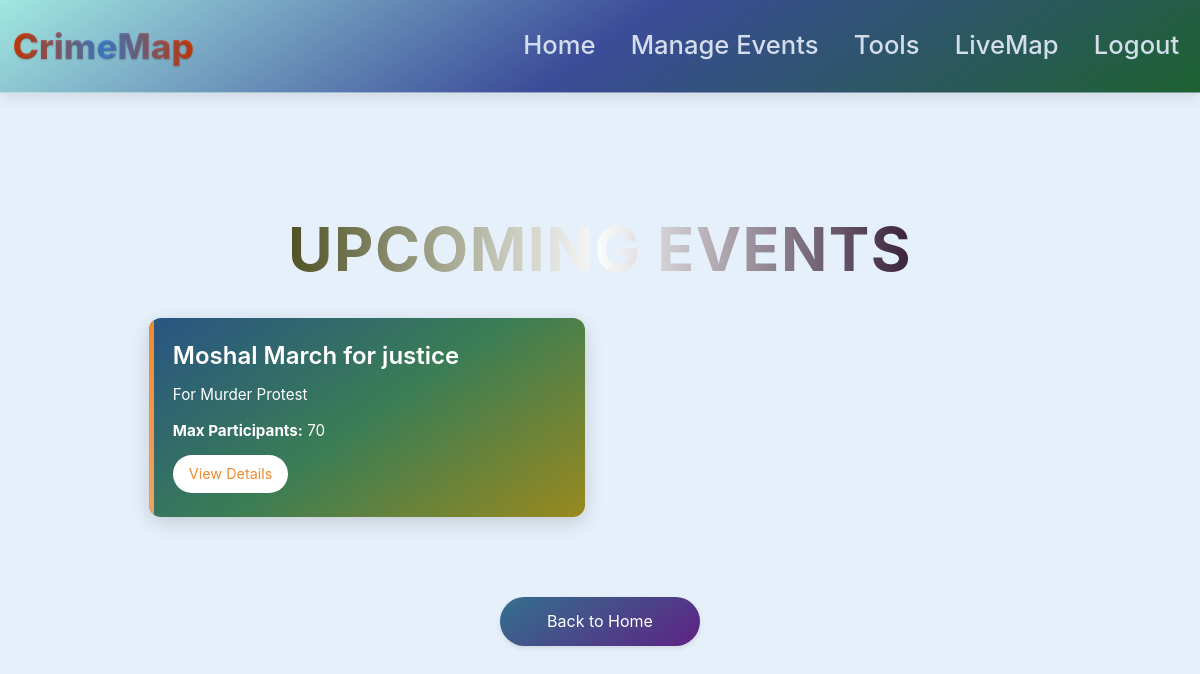
Before: /upcoming-events (signed in) with the older database file.
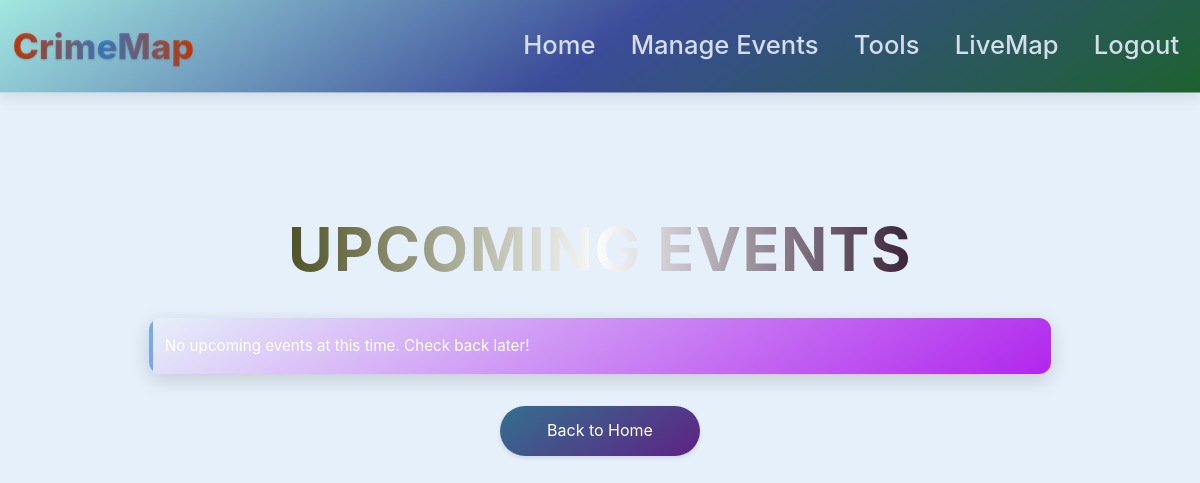
After: the same page with the newer database file.
### website/models.py (models this page shows)
class Event(db.Model):
    id = db.Column(db.Integer, primary_key=True)
    title = db.Column(db.String(150))
    description = db.Column(db.Text)
    date = db.Column(db.DateTime)
    location = db.Column(db.String(150))
    max_participants = db.Column(db.Integer)
    created_by = db.Column(db.Integer, db.ForeignKey('user.id'))
    created_by_user = db.relationship('User', foreign_keys=[created_by])
    participants = db.relationship('EventParticipant', backref='event', lazy=True)

### website/views.py (the view)
@views.route('/upcoming-events')
@login_required
def upcoming_events():
    events = Event.query.filter(Event.date > datetime.now()).all()
    if current_user.id != 1:
        for event in events:
            event.is_interested = EventParticipant.query.filter_by(
                event_id=event.id,
                user_id=current_user.id
            ).first() is not None
    return render_template('upcoming_events.html', events=events, user=current_user)

### website/__init__.py (called while the page is built)
def create_app():
    app = Flask(__name__)
    app.config['SECRET_KEY'] = 'hjshjhdjah kjshkjdhjs'
    app.config['SQLALCHEMY_DATABASE_URI'] = f'sqlite:///{DB_NAME}'
    db.init_app(app)
    from .views import views
    from .auth import auth
    from .feedbacks import feedbacks
    app.register_blueprint(views, url_prefix='/')
    app.register_blueprint(auth, url_prefix='/')
    app.register_blueprint(feedbacks, url_prefix='/feedbacks')
    from .models import User
    with app.app_context():
        db.create_all()
    login_manager = LoginManager()
    login_manager.login_view = 'auth.login'
    login_manager.init_app(app)
    @login_manager.user_loader
    def load_user(id):
        return User.query.get(int(id))
    return app

### website/views.py (called while the page is built)
@views.context_processor
def inject_upcoming_events():
    upcoming_events = Event.query.filter(Event.date > datetime.now()).count()
    return {'upcoming_events': upcoming_events}

### website/templates/upcoming_events.html (shortened to what this page needs)
{% extends "base.html" %}
{% block content %}
<div class="events-container">
    <h1 class="main-title">Upcoming Events</h1>
    {% if events %}
        <div class="row">
            {% for event in events %}
                <div class="col-12 col-md-6 mb-4">
                    <div class="event-card">
                        <h5 class="card-title">{{ event.title }}</h5>
                        <p class="card-text">{{ event.description|truncate(100) }}</p>
                        <div class="event-details">
                            <p><strong>Max Participants:</strong> {{ event.max_participants }}</p>
                        </div>
                        <a href="{{ url_for('views.view_event', event_id=event.id) }}" class="btn btn-primary">View Details</a>
                    </div>
                </div>
            {% endfor %}
        </div>
    {% else %}
        <div class="alert alert-info">
            No upcoming events at this time. Check back later!
        </div>
    {% endif %}
    <a href="{{ url_for('views.home') }}" class="back-button">Back to Home</a>
</div>
{% endblock %}

Changed rows visible on the page:
removed Event: title "Moshal March for justice", description "For Murder Protest", max_participants "70"
Other visible differences:
text now shown: "No upcoming events at this time. Check back later!"
